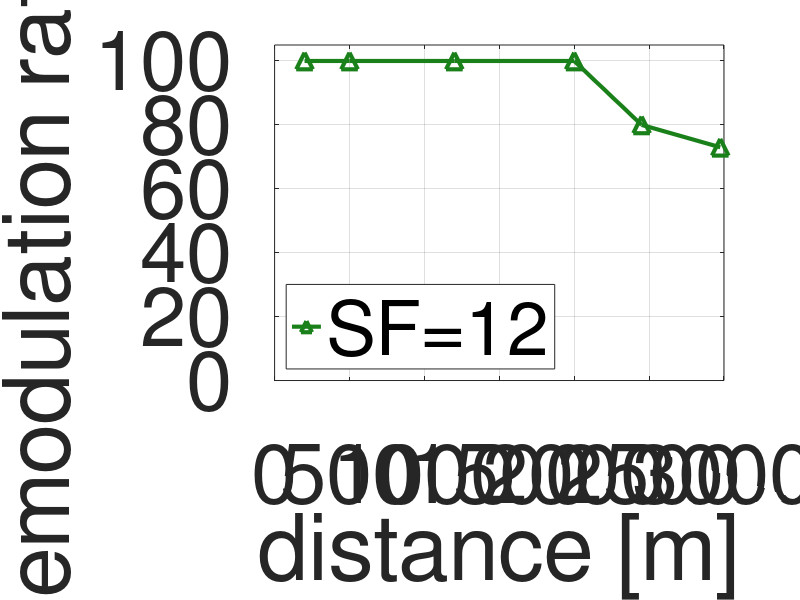

This chart was generated by the following MATLAB code:
clear; clc; close all;
font_size = 60;

% dist_sf7  = [200 500 1200 2000 3000];
% PER_sf7   = [100 100 100 60 0];
% 
% dist_sf10 = [200 500 1200 2000 3000];
% PER_sf10  = [100 100 100 100 20];

dist_sf12 = [200 500 1200 2000 2450 2975];
PER_sf12  = [100 100 100 100 80 73];

figure;
% semilogx(dist_sf7,  PER_sf7,  '-o', 'LineWidth', 3, 'MarkerSize', 12, 'Color', [0.1 0.2 0.8]);
% hold on;
% semilogx(dist_sf10, PER_sf10, '-s', 'LineWidth', 3, 'MarkerSize', 12, 'Color', [0.85 0.3 0.1]);
plot(dist_sf12, PER_sf12, '-^', 'LineWidth', 3, 'MarkerSize', 12, 'Color', [0.1 0.5 0.1]);
grid on;
xlabel('distance [m]'); ylabel('demodulation rate [%]');
ylim([0 105]);
legend('SF=12', 'Location', 'southwest');
set(gca, 'FontSize', font_size);
hold off;
